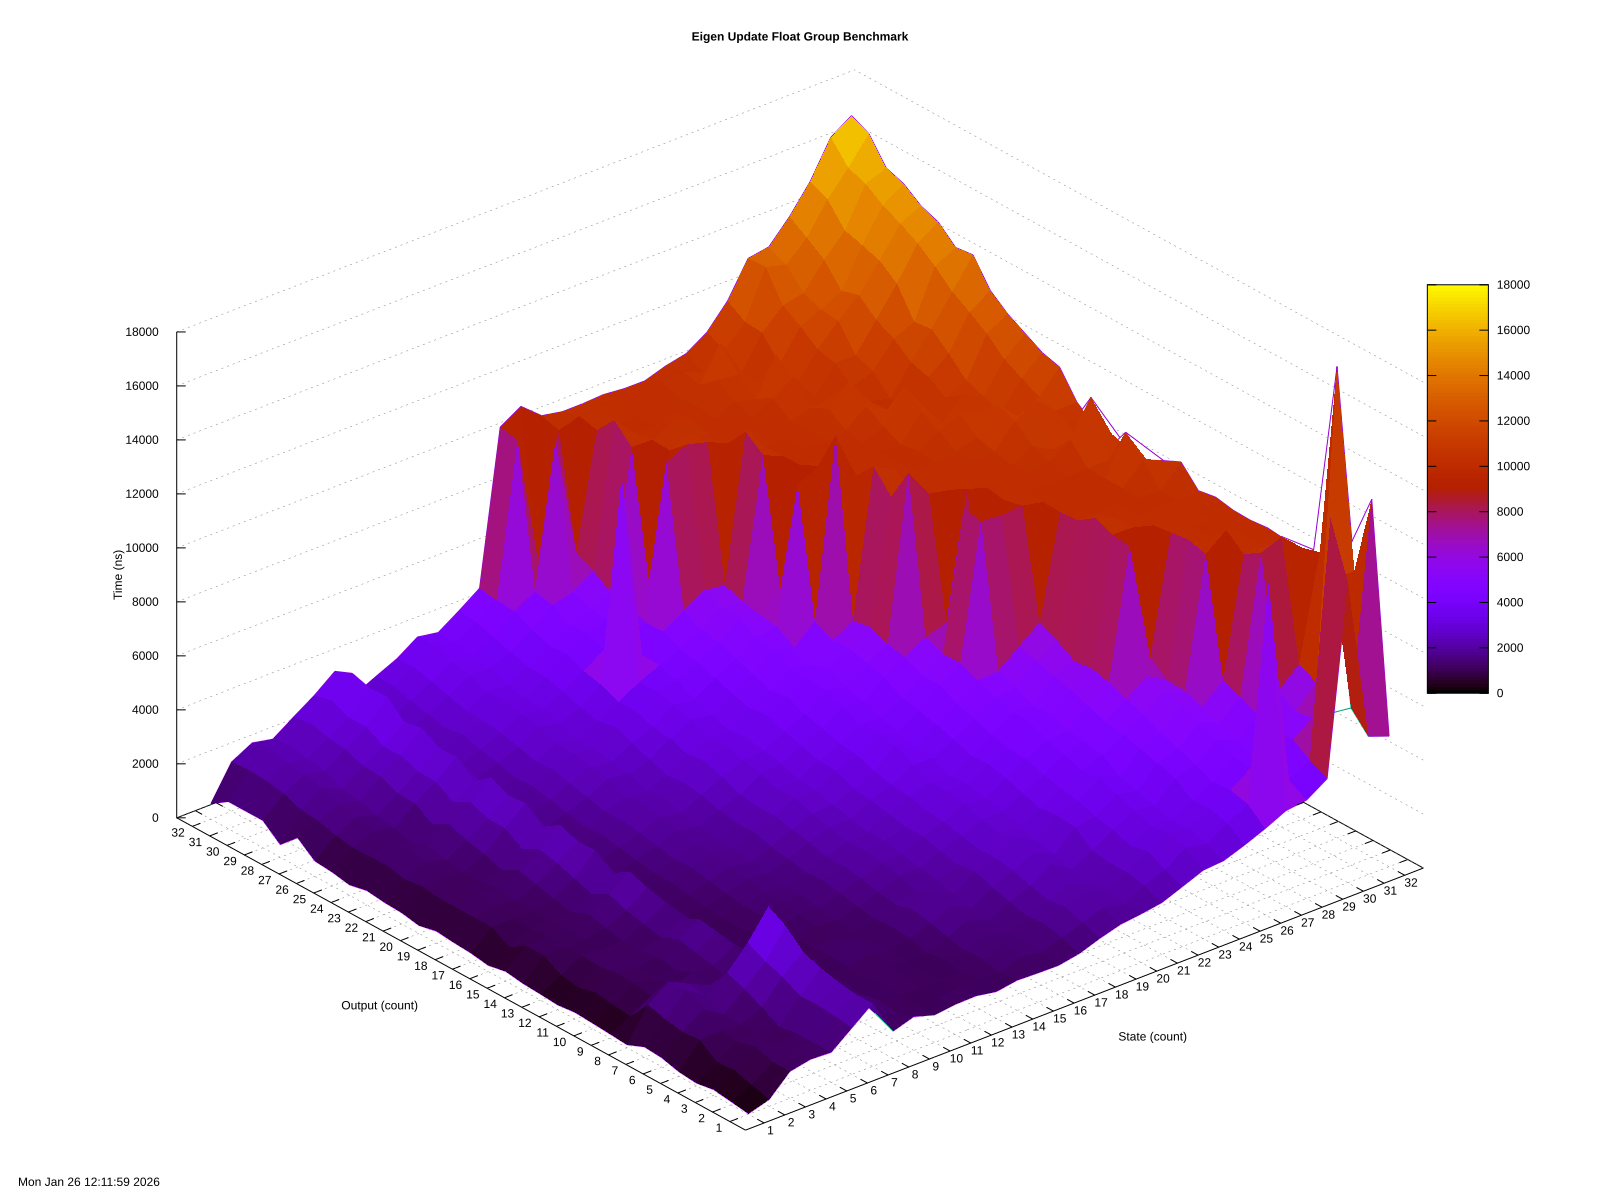

The gnuplot source for this figure:
#!/usr/bin/gnuplot
#  _  __          _      __  __          _   _
# | |/ /    /\   | |    |  \/  |   /\   | \ | |
# | ' /    /  \  | |    | \  / |  /  \  |  \| |
# |  <    / /\ \ | |    | |\/| | / /\ \ | . ` |
# | . \  / ____ \| |____| |  | |/ ____ \| |\  |
# |_|\_\/_/    \_\______|_|  |_/_/    \_\_| \_|

# Kalman Filter
# Version 0.5.3
# https://github.com/FrancoisCarouge/Kalman

# SPDX-License-Identifier: Unlicense

# This is free and unencumbered software released into the public domain.

# Anyone is free to copy, modify, publish, use, compile, sell, or
# distribute this software, either in source code form or as a compiled
# binary, for any purpose, commercial or non-commercial, and by any
# means.

# In jurisdictions that recognize copyright laws, the author or authors
# of this software dedicate any and all copyright interest in the
# software to the public domain. We make this dedication for the benefit
# of the public at large and to the detriment of our heirs and
# successors. We intend this dedication to be an overt act of
# relinquishment in perpetuity of all present and future rights to this
# software under copyright law.

# THE SOFTWARE IS PROVIDED "AS IS", WITHOUT WARRANTY OF ANY KIND,
# EXPRESS OR IMPLIED, INCLUDING BUT NOT LIMITED TO THE WARRANTIES OF
# MERCHANTABILITY, FITNESS FOR A PARTICULAR PURPOSE AND NONINFRINGEMENT.
# IN NO EVENT SHALL THE AUTHORS BE LIABLE FOR ANY CLAIM, DAMAGES OR
# OTHER LIABILITY, WHETHER IN AN ACTION OF CONTRACT, TORT OR OTHERWISE,
# ARISING FROM, OUT OF OR IN CONNECTION WITH THE SOFTWARE OR THE USE OR
# OTHER DEALINGS IN THE SOFTWARE.

# For more information, please refer to <https://unlicense.org>

set terminal svg enhanced background rgb "white" size 1600,1200
set datafile separator ","
set title "{/:Bold Eigen Update Float Group Benchmark}\n"
set output "update.svg"
set timestamp
set grid
set grid ztics
set xlabel "State (count)"
set ylabel "Output (count)"
set zlabel "Time (ns)"
set zlabel rotate by 90
set dgrid3d 32,32
show dgrid3d
set ticslevel 0
set xrange [ 0.1 : 32.9 ]
set yrange [ 0.1 : 32.9 ]
set xtics 1
set ytics 1
set view 50,320,1,1
show view
set pm3d
set hidden3d
set key noautotitle

splot "update.csv" using 1:2:($3 * 1000000000) with lines
